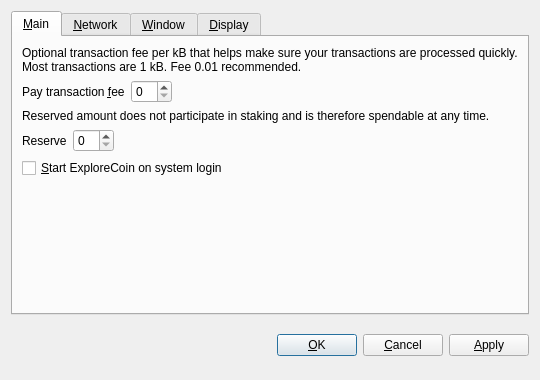
<?xml version="1.0" encoding="UTF-8"?>
<ui version="4.0">
 <class>OptionsDialog</class>
 <widget class="QDialog" name="OptionsDialog">
  <property name="geometry">
   <rect>
    <x>0</x>
    <y>0</y>
    <width>540</width>
    <height>380</height>
   </rect>
  </property>
  <property name="windowTitle">
   <string>Options</string>
  </property>
  <property name="modal">
   <bool>true</bool>
  </property>
  <layout class="QVBoxLayout" name="verticalLayout">
   <item>
    <widget class="QTabWidget" name="tabWidget">
     <property name="tabPosition">
      <enum>QTabWidget::North</enum>
     </property>
     <property name="currentIndex">
      <number>0</number>
     </property>
     <widget class="QWidget" name="tabMain">
      <attribute name="title">
       <string>&amp;Main</string>
      </attribute>
      <layout class="QVBoxLayout" name="verticalLayout_Main">
       <item>
        <widget class="QLabel" name="transactionFeeInfoLabel">
         <property name="text">
          <string>Optional transaction fee per kB that helps make sure your transactions are processed quickly. Most transactions are 1 kB. Fee 0.01 recommended.</string>
         </property>
         <property name="textFormat">
          <enum>Qt::PlainText</enum>
         </property>
         <property name="wordWrap">
          <bool>true</bool>
         </property>
        </widget>
       </item>
       <item>
        <layout class="QHBoxLayout" name="horizontalLayoutFee">
         <item>
          <widget class="QLabel" name="transactionFeeLabel">
           <property name="text">
            <string>Pay transaction &amp;fee</string>
           </property>
           <property name="textFormat">
            <enum>Qt::PlainText</enum>
           </property>
           <property name="buddy">
            <cstring>transactionFee</cstring>
           </property>
          </widget>
         </item>
         <item>
          <widget class="BitcoinAmountField" name="transactionFee"/>
         </item>
         <item>
          <spacer name="horizontalSpacerFee">
           <property name="orientation">
            <enum>Qt::Horizontal</enum>
           </property>
           <property name="sizeHint" stdset="0">
            <size>
             <width>40</width>
             <height>20</height>
            </size>
           </property>
          </spacer>
         </item>
        </layout>
       </item>
       <item>
        <widget class="QLabel" name="reserveBalanceInfoLabel">
         <property name="text">
          <string>Reserved amount does not participate in staking and is therefore spendable at any time.</string>
         </property>
         <property name="textFormat">
          <enum>Qt::PlainText</enum>
         </property>
         <property name="wordWrap">
          <bool>true</bool>
         </property>
        </widget>
       </item>
       <item>
        <layout class="QHBoxLayout" name="horizontalLayoutReserveBalance">
         <item>
          <widget class="QLabel" name="reserveBalanceLabel">
           <property name="text">
            <string>Reserve</string>
           </property>
           <property name="textFormat">
            <enum>Qt::PlainText</enum>
           </property>
           <property name="buddy">
            <cstring>reserveBalance</cstring>
           </property>
          </widget>
         </item>
         <item>
          <widget class="BitcoinAmountField" name="reserveBalance"/>
         </item>
         <item>
          <spacer name="horizontalSpacerReserveBalance">
           <property name="orientation">
            <enum>Qt::Horizontal</enum>
           </property>
           <property name="sizeHint" stdset="0">
            <size>
             <width>40</width>
             <height>20</height>
            </size>
           </property>
          </spacer>
         </item>
        </layout>
       </item>
       <item>
        <widget class="QCheckBox" name="bitcoinAtStartup">
         <property name="toolTip">
          <string>Automatically start ExploreCoin after logging in to the system.</string>
         </property>
         <property name="text">
          <string>&amp;Start ExploreCoin on system login</string>
         </property>
        </widget>
       </item>
       <item>
        <spacer name="verticalSpacer_Main">
         <property name="orientation">
          <enum>Qt::Vertical</enum>
         </property>
         <property name="sizeHint" stdset="0">
          <size>
           <width>20</width>
           <height>40</height>
          </size>
         </property>
        </spacer>
       </item>
      </layout>
     </widget>
     <widget class="QWidget" name="tabNetwork">
      <attribute name="title">
       <string>&amp;Network</string>
      </attribute>
      <layout class="QVBoxLayout" name="verticalLayout_Network">
       <item>
        <widget class="QCheckBox" name="mapPortUpnp">
         <property name="toolTip">
          <string>Automatically open the ExploreCoin client port on the router. This only works when your router supports UPnP and it is enabled.</string>
         </property>
         <property name="text">
          <string>Map port using &amp;UPnP</string>
         </property>
        </widget>
       </item>
       <item>
        <widget class="QCheckBox" name="connectSocks">
         <property name="toolTip">
          <string>Connect to the ExploreCoin network through a SOCKS proxy (e.g. when connecting through Tor).</string>
         </property>
         <property name="text">
          <string>&amp;Connect through SOCKS proxy:</string>
         </property>
        </widget>
       </item>
       <item>
        <layout class="QHBoxLayout" name="horizontalLayout_Network">
         <item>
          <widget class="QLabel" name="proxyIpLabel">
           <property name="text">
            <string>Proxy &amp;IP:</string>
           </property>
           <property name="textFormat">
            <enum>Qt::PlainText</enum>
           </property>
           <property name="buddy">
            <cstring>proxyIp</cstring>
           </property>
          </widget>
         </item>
         <item>
          <widget class="QValidatedLineEdit" name="proxyIp">
           <property name="maximumSize">
            <size>
             <width>140</width>
             <height>16777215</height>
            </size>
           </property>
           <property name="toolTip">
            <string>IP address of the proxy (e.g. 127.0.0.1)</string>
           </property>
          </widget>
         </item>
         <item>
          <widget class="QLabel" name="proxyPortLabel">
           <property name="text">
            <string>&amp;Port:</string>
           </property>
           <property name="textFormat">
            <enum>Qt::PlainText</enum>
           </property>
           <property name="buddy">
            <cstring>proxyPort</cstring>
           </property>
          </widget>
         </item>
         <item>
          <widget class="QLineEdit" name="proxyPort">
           <property name="maximumSize">
            <size>
             <width>55</width>
             <height>16777215</height>
            </size>
           </property>
           <property name="toolTip">
            <string>Port of the proxy (e.g. 9050)</string>
           </property>
          </widget>
         </item>
         <item>
          <widget class="QLabel" name="socksVersionLabel">
           <property name="text">
            <string>SOCKS &amp;Version:</string>
           </property>
           <property name="textFormat">
            <enum>Qt::PlainText</enum>
           </property>
           <property name="buddy">
            <cstring>socksVersion</cstring>
           </property>
          </widget>
         </item>
         <item>
          <widget class="QValueComboBox" name="socksVersion">
           <property name="toolTip">
            <string>SOCKS version of the proxy (e.g. 5)</string>
           </property>
          </widget>
         </item>
         <item>
          <spacer name="horizontalSpacer_Network">
           <property name="orientation">
            <enum>Qt::Horizontal</enum>
           </property>
           <property name="sizeHint" stdset="0">
            <size>
             <width>40</width>
             <height>20</height>
            </size>
           </property>
          </spacer>
         </item>
        </layout>
       </item>
       <item>
        <spacer name="verticalSpacer_Network">
         <property name="orientation">
          <enum>Qt::Vertical</enum>
         </property>
         <property name="sizeHint" stdset="0">
          <size>
           <width>20</width>
           <height>40</height>
          </size>
         </property>
        </spacer>
       </item>
      </layout>
     </widget>
     <widget class="QWidget" name="tabWindow">
      <attribute name="title">
       <string>&amp;Window</string>
      </attribute>
      <layout class="QVBoxLayout" name="verticalLayout_Window">
       <item>
        <widget class="QCheckBox" name="minimizeToTray">
         <property name="toolTip">
          <string>Show only a tray icon after minimizing the window.</string>
         </property>
         <property name="text">
          <string>&amp;Minimize to the tray instead of the taskbar</string>
         </property>
        </widget>
       </item>
       <item>
        <widget class="QCheckBox" name="minimizeOnClose">
         <property name="toolTip">
          <string>Minimize instead of exit the application when the window is closed. When this option is enabled, the application will be closed only after selecting Quit in the menu.</string>
         </property>
         <property name="text">
          <string>M&amp;inimize on close</string>
         </property>
        </widget>
       </item>
       <item>
        <spacer name="verticalSpacer_Window">
         <property name="orientation">
          <enum>Qt::Vertical</enum>
         </property>
         <property name="sizeHint" stdset="0">
          <size>
           <width>20</width>
           <height>40</height>
          </size>
         </property>
        </spacer>
       </item>
      </layout>
     </widget>
     <widget class="QWidget" name="tabDisplay">
      <attribute name="title">
       <string>&amp;Display</string>
      </attribute>
      <layout class="QVBoxLayout" name="verticalLayout_Display">
       <item>
        <layout class="QHBoxLayout" name="horizontalLayout_1_Display">
         <item>
          <widget class="QLabel" name="langLabel">
           <property name="text">
            <string>User Interface &amp;language:</string>
           </property>
           <property name="textFormat">
            <enum>Qt::PlainText</enum>
           </property>
           <property name="buddy">
            <cstring>lang</cstring>
           </property>
          </widget>
         </item>
         <item>
          <widget class="QValueComboBox" name="lang">
           <property name="toolTip">
            <string>The user interface language can be set here. This setting will take effect after restarting ExploreCoin.</string>
           </property>
          </widget>
         </item>
        </layout>
       </item>
       <item>
        <layout class="QHBoxLayout" name="horizontalLayout_2_Display">
         <item>
          <widget class="QLabel" name="unitLabel">
           <property name="text">
            <string>&amp;Unit to show amounts in:</string>
           </property>
           <property name="textFormat">
            <enum>Qt::PlainText</enum>
           </property>
           <property name="buddy">
            <cstring>unit</cstring>
           </property>
          </widget>
         </item>
         <item>
          <widget class="QValueComboBox" name="unit">
           <property name="toolTip">
            <string>Choose the default subdivision unit to show in the interface and when sending coins.</string>
           </property>
          </widget>
         </item>
        </layout>
       </item>
       <item>
        <widget class="QCheckBox" name="displayAddresses">
         <property name="toolTip">
          <string>Whether to show ExploreCoin addresses in the transaction list or not.</string>
         </property>
         <property name="text">
          <string>&amp;Display addresses in transaction list</string>
         </property>
        </widget>
       </item>
       <item>
        <widget class="QCheckBox" name="coinControlFeatures">
         <property name="toolTip">
          <string>Whether to show coin control features or not.</string>
         </property>
         <property name="text">
          <string>Display coin &amp;control features (experts only!)</string>
         </property>
        </widget>
       </item>
       <item>
        <spacer name="verticalSpacer_Display">
         <property name="orientation">
          <enum>Qt::Vertical</enum>
         </property>
         <property name="sizeHint" stdset="0">
          <size>
           <width>20</width>
           <height>40</height>
          </size>
         </property>
        </spacer>
       </item>
      </layout>
     </widget>
    </widget>
   </item>
   <item>
    <layout class="QHBoxLayout" name="horizontalLayout_Buttons">
     <item>
      <spacer name="horizontalSpacer_1">
       <property name="orientation">
        <enum>Qt::Horizontal</enum>
       </property>
       <property name="sizeHint" stdset="0">
        <size>
         <width>40</width>
         <height>48</height>
        </size>
       </property>
      </spacer>
     </item>
     <item>
      <widget class="QLabel" name="statusLabel">
       <property name="font">
        <font>
         <weight>75</weight>
         <bold>true</bold>
        </font>
       </property>
       <property name="text">
        <string/>
       </property>
       <property name="textFormat">
        <enum>Qt::PlainText</enum>
       </property>
       <property name="wordWrap">
        <bool>true</bool>
       </property>
      </widget>
     </item>
     <item>
      <spacer name="horizontalSpacer_2">
       <property name="orientation">
        <enum>Qt::Horizontal</enum>
       </property>
       <property name="sizeHint" stdset="0">
        <size>
         <width>40</width>
         <height>48</height>
        </size>
       </property>
      </spacer>
     </item>
     <item>
      <widget class="QPushButton" name="okButton">
       <property name="text">
        <string>&amp;OK</string>
       </property>
      </widget>
     </item>
     <item>
      <widget class="QPushButton" name="cancelButton">
       <property name="text">
        <string>&amp;Cancel</string>
       </property>
       <property name="autoDefault">
        <bool>false</bool>
       </property>
      </widget>
     </item>
     <item>
      <widget class="QPushButton" name="applyButton">
       <property name="text">
        <string>&amp;Apply</string>
       </property>
       <property name="autoDefault">
        <bool>false</bool>
       </property>
      </widget>
     </item>
    </layout>
   </item>
  </layout>
 </widget>
 <customwidgets>
  <customwidget>
   <class>BitcoinAmountField</class>
   <extends>QSpinBox</extends>
   <header>bitcoinamountfield.h</header>
  </customwidget>
  <customwidget>
   <class>QValueComboBox</class>
   <extends>QComboBox</extends>
   <header>qvaluecombobox.h</header>
  </customwidget>
  <customwidget>
   <class>QValidatedLineEdit</class>
   <extends>QLineEdit</extends>
   <header>qvalidatedlineedit.h</header>
  </customwidget>
 </customwidgets>
 <resources/>
 <connections/>
</ui>
